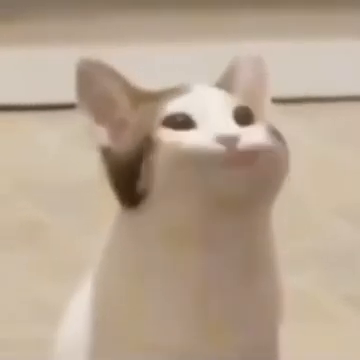
#> input picture frame 20 of Tema3/cat.mp4, 360 x 360 px
$ jupyter execute --allow-errors ps-tema-3.ipynb   (older library calls are emulated)
#> lines starting #> are read from the running program, lines starting #| are printed output that depends on the picture
# Pachete necesare pentru folosirea acestui Notebook

Vom folosi [scipy](https://scipy.org/), [numpy](https://numpy.org/) și [matplotlib](https://matplotlib.org/).

[cell 1]
import numpy as np
import matplotlib.pyplot as plt
from scipy import misc, ndimage
from scipy.fft import dctn, idctn
import cv2

# Imaginea cu care lucrăm

Vom folosi o imagine din setul de date oferit implicit de către scipy.

#> (a cell that did not finish here is left out)

# Transformata DCT a unei imagini

Transformata DCT se extinde la mai multe dimensiuni similar cu transformata DFT. Pentru un semnal bidimensional, precum o imagine, DCT-II devine:

$$
Y_{m_1,m_2} = \sum_{n_1=0}^{N_1-1}
              \sum_{n_2=0}^{N_2-1}
              x_{n_1,n_2}
              \cos\left[\frac{\pi}{N_1}m_1
                \left(n_1 + \frac12\right)\right]
              \cos\left[\frac{\pi}{N_2}m_2\left(n_2 + \frac12\right)\right]
$$

* unde $n_1$ și $n_2$ sunt pozițile pixelilor pe orizontală, respectiv, pe verticală
* bin-urile rezultate corespund pozițiilor pixelilor
* spectrul este în continuare simetric și par
* proprietățile transformatei DCT-II sunt respectate și în cazul celei 2D

În Python avem rutina `scipy.fft.dct` pentru 1D și `scipy.fft.dctn` pentru generalizarea la semnale $n$-dimensionale. Dimensiunea este determinată automat după forma semnalului; tipul DCT poate fi specificat prin atributul `type` (implicit II).

#> (a cell that did not finish here is left out)

# Compactarea energiei. Compresie.

Putem profita de proprietatea compresiei energiei prin anularea frecvențelor DCT începând cu *bin*-ul `k` după care aplicăm transformata DCT inversă (similar cu tema anterioară):

[cell 4]
k = 120

#> (the rest of this cell did not finish here and is left out)

# JPEG

Algoritmul de compresie JPEG are patru etape:

1. transformarea imaginii din pixeli RGB în Y'CbCr
2. aplicarea 2D-DCT pe blocuri disincte de 8x8 pixeli din imagine
3. cuantizarea în frecvență cu $Q$ dat de standardul JPEG
4. opțional compresia rezultatului cu coduri Huffman

Unde matricea JPEG de cuantizare $Q$ este:
$$
Q =
\begin{bmatrix}
16 & 11 & 10 & 16 & 24 & 40 & 51 & 61 & \\
12 & 12 & 14 & 19 & 26 & 28 & 60 & 55 & \\
14 & 13 & 16 & 24 & 40 & 57 & 69 & 56 & \\
14 & 17 & 22 & 29 & 51 & 87 & 80 & 62 & \\
18 & 22 & 37 & 56 & 68 & 109 & 103 & 77 & \\
24 & 35 & 55 & 64 & 81 & 104 & 113 & 92 & \\
49 & 64 & 78 & 87 & 103 & 121 & 120 & 101\\
72 & 92 & 95 & 98 & 112 & 100 & 103 & 99\\
\end{bmatrix}
$$

Imaginea noastră de test este monocromă, deci nu necesită pasul 1, dar putem efectua o operație de *down-sampling* în preprocesare precum am prezentat la curs.

[cell 5]
Q_down = 10

#> (the rest of this cell did not finish here and is left out)

Pentru fiecare bloc de $8\times 8$ aplică DCT și cuantizare.

[cell 6]
Q_jpeg = [[16, 11, 10, 16, 24, 40, 51, 61],
          [12, 12, 14, 19, 26, 28, 60, 55],
          [14, 13, 16, 24, 40, 57, 69, 56],
          [14, 17, 22, 29, 51, 87, 80, 62],
          [18, 22, 37, 56, 68, 109, 103, 77],
          [24, 35, 55, 64, 81, 104, 113, 92],
          [49, 64, 78, 87, 103, 121, 120, 101],
          [72, 92, 95, 98, 112, 100, 103, 99]]

# Encoding
#> (the rest of this cell did not finish here and is left out)

# Sarcini

1. [6p] Completați algoritmul JPEG incluzând toate blocurile din imagine.

2. [4p] Extindeți la imagini color (incluzând transformarea din RGB în Y'CbCr). Exemplificați pe `scipy.misc.face` folosită în tema anterioară.

3. [6p] Extindeți algoritmul pentru compresia imaginii până la un prag MSE impus de utilizator.

4. [4p] Extindeți algoritmul pentru compresie video. Demonstrați pe un clip scurt din care luați fiecare cadru și îl tratați ca pe o imagine.

## Sarcina 1

[cell 7]
def make_jpeg(image, Q=Q_jpeg):

    height, width = image.shape
    final = np.zeros_like(image)

    before_nnz = 0
    after_nnz = 0

    for i in range(0, height, 8):
        for j in range (0, width, 8):
            pixels = image[i : (i + 8), j : (j + 8)]

            Y_pixels = dctn(pixels)
            before_nnz += np.count_nonzero(Y_pixels)

            jpeg_pixels = Q * np.round(Y_pixels / Q)
            after_nnz += np.count_nonzero(jpeg_pixels)

            compressed_pixels = idctn(jpeg_pixels)

            final[i : (i + 8), j : (j + 8)] = compressed_pixels

    # print('Componente în frecvență:' + str(before_nnz) + '\nComponente în frecvență după cuantizare: ' + str(after_nnz))

    return final

#> (a cell that did not finish here is left out)

## Sarcina 2

#> (a cell that did not finish here is left out)

[cell 10]
def rgb_to_ycbcr(image):
    r = image[:, :, 0]
    g = image[:, :, 1]
    b = image[:, :, 2]

    y = 16 + 65.738 * r / 256 + 129.057 * g / 256 + 25.064 * b / 256
    cb = 128 - 37.945 * r / 256 - 74.494 * g / 256 + 112.439 * b / 256
    cr = 128 + 112.439 * r / 256 - 94.154 * g / 256 - 18.285 * b / 256

    return np.dstack((y, cb, cr))

def ycbcr_to_rgb(y, cb, cr):
    r = 298.082 * y / 256 + 408.583 * cr / 256 - 222.921
    r = r.round().astype(np.uint8)
    g = 298.082 * y / 256 - 100.291 * cb / 256 - 208.120 * cr / 256 + 135.576
    g = g.round().astype(np.uint8)
    b = 298.082 * y / 256 + 516.412 * cb / 256 - 276.836
    b = b.round().astype(np.uint8)

    return np.dstack((r, g, b))

[cell 11]
def compress_image(image, Q=Q_jpeg):

    ycbcr_image = rgb_to_ycbcr(image)

    Y_jpeg = make_jpeg(ycbcr_image[:, :, 0], Q)
    Cb_jpeg = make_jpeg(ycbcr_image[:, :, 1], Q)
    Cr_jpeg = make_jpeg(ycbcr_image[:, :, 2], Q)

    return ycbcr_to_rgb(Y_jpeg, Cb_jpeg, Cr_jpeg)

#> (the rest of this cell did not finish here and is left out)

## Sarcina 3

Am gasit un algoritm aici https://stackoverflow.com/questions/29215879/how-can-i-generalize-the-quantization-matrix-in-jpeg-compression/29216609#29216609.

[cell 12]
def define_matrix(q):
    if q < 50:
        s = 5000 / q
    else:
        s = 200 - 2 * q

    new_matrix = np.floor((s * np.array(Q_jpeg) + 50) / 100).astype(np.uint8)
    new_matrix[new_matrix == 0] = 1

    return new_matrix

[cell 13]
def calculate_mse(i1, i2):
    return np.mean((i1 - i2) ** 2)

[cell 14]
def make_jpeg_quality(image, q):
    matrix = define_matrix(q)
    return compress_image(image, matrix)

[cell 15]
# valoarea maxima a erorii
given_mse = 0.1

quality = 100
new_quality = quality

#> (the rest of this cell did not finish here and is left out)

## Sarcina 4

[cell 16]
video = cv2.VideoCapture('cat.mp4')

codec = cv2.VideoWriter_fourcc('V', 'P', '9', '0')
out = cv2.VideoWriter('cat_compressed.avi', codec, 30, (360, 360))

while True:

    # True and frame if it reads one frame, else False
    ret_value, frame = video.read()
#> frame is the input picture: shape (360, 360, 3); mean B, G, R 145.1, 165.1, 184.3

    if not ret_value:
        break

    frame = cv2.cvtColor(frame, cv2.COLOR_BGR2RGB)

    compressed_frame = make_jpeg_quality(frame, 90)
#> in rgb_to_ycbcr, `r = image[:, :, 0]`:
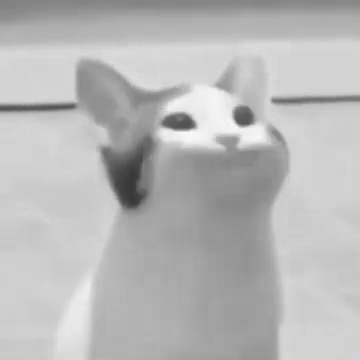
#> r: shape (360, 360); min 56, max 249, mean 184.3
#> in rgb_to_ycbcr, `g = image[:, :, 1]`:
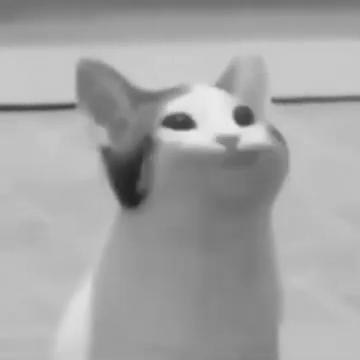
#> g: shape (360, 360); min 34, max 234, mean 165.1
#> in rgb_to_ycbcr, `b = image[:, :, 2]`:
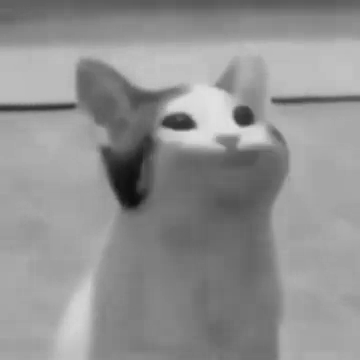
#> b: shape (360, 360); min 12, max 225, mean 145.1
#> in rgb_to_ycbcr, `cb = 128 - 37.945 * r / 256 - 74.494 * g / 256 + 112.439 * b / 256`:
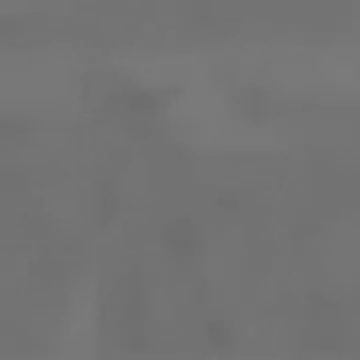
#> cb: shape (360, 360) float64; min 108.9, max 123.7, mean 116.4
#> in rgb_to_ycbcr, `cr = 128 + 112.439 * r / 256 - 94.154 * g / 256 - 18.285 * b / 256`:
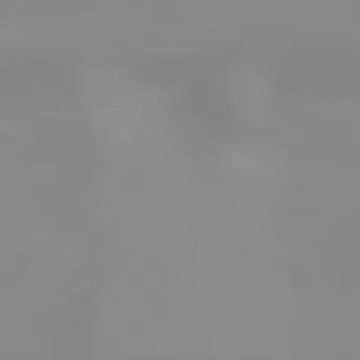
#> cr: shape (360, 360) float64; min 131.6, max 144.9, mean 137.9
#> in rgb_to_ycbcr, `return np.dstack((y, cb, cr))`:
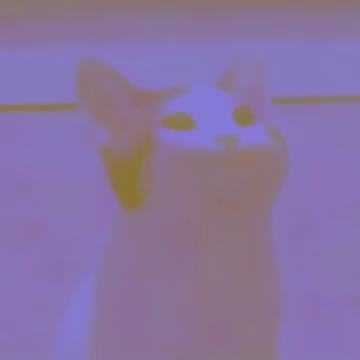
#> returned value: shape (360, 360, 3) float64; mean of channels 0, 1, 2 160.8, 116.4, 137.9; drawn as B, G, R
#> after the loop in make_jpeg, `for i in range(0, height, 8):`: after_nnz = 44935; before_nnz = 98593
#> in ycbcr_to_rgb, `return np.dstack((r, g, b))`:
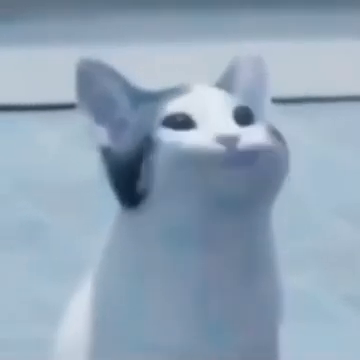
#> returned value: shape (360, 360, 3); mean of channels 0, 1, 2 184.3, 165.1, 145.1; drawn as B, G, R

    compressed_frame = cv2.cvtColor(compressed_frame, cv2.COLOR_RGB2BGR)
    out.write(compressed_frame)

video.release()
out.release()

from IPython.display import Video
Video('cat_compressed.avi')

$ run again, starting later in the video
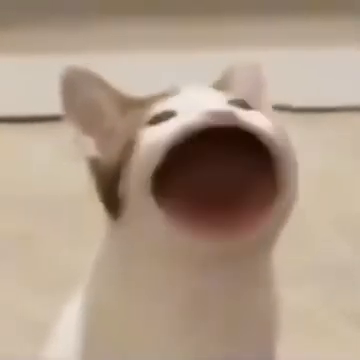
#> input picture frame 90 of Tema3/cat.mp4, 360 x 360 px
#> frame is the input picture: shape (360, 360, 3); mean B, G, R 134.9, 153.7, 174.1
#> in rgb_to_ycbcr, `return np.dstack((y, cb, cr))`:
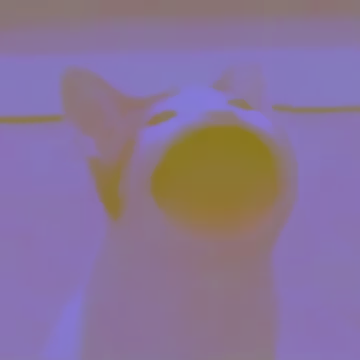
#> returned value: shape (360, 360, 3) float64; mean of channels 0, 1, 2 151.4, 116.7, 138.3; drawn as B, G, R
#> after the loop in make_jpeg, `for i in range(0, height, 8):`: after_nnz = 46303; before_nnz = 101526
#> in ycbcr_to_rgb, `return np.dstack((r, g, b))`:
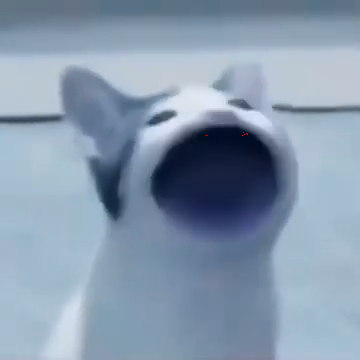
#> returned value: shape (360, 360, 3); mean of channels 0, 1, 2 174.1, 153.7, 134.9; drawn as B, G, R

$ run again, starting later in the video
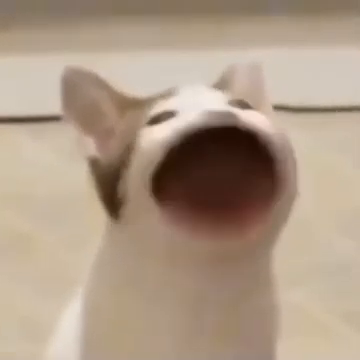
#> input picture frame 161 of Tema3/cat.mp4, 360 x 360 px
#> frame is the input picture: shape (360, 360, 3); mean B, G, R 134.2, 153.8, 173.6
#> in rgb_to_ycbcr, `return np.dstack((y, cb, cr))`:
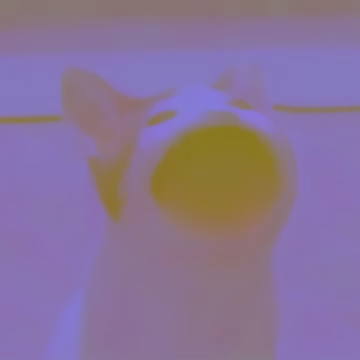
#> returned value: shape (360, 360, 3) float64; mean of channels 0, 1, 2 151.2, 116.5, 138.1; drawn as B, G, R
#> after the loop in make_jpeg, `for i in range(0, height, 8):`: after_nnz = 48860; before_nnz = 105826
#> in ycbcr_to_rgb, `return np.dstack((r, g, b))`:
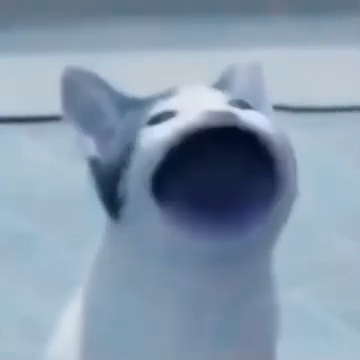
#> returned value: shape (360, 360, 3); mean of channels 0, 1, 2 173.6, 153.8, 134.2; drawn as B, G, R
